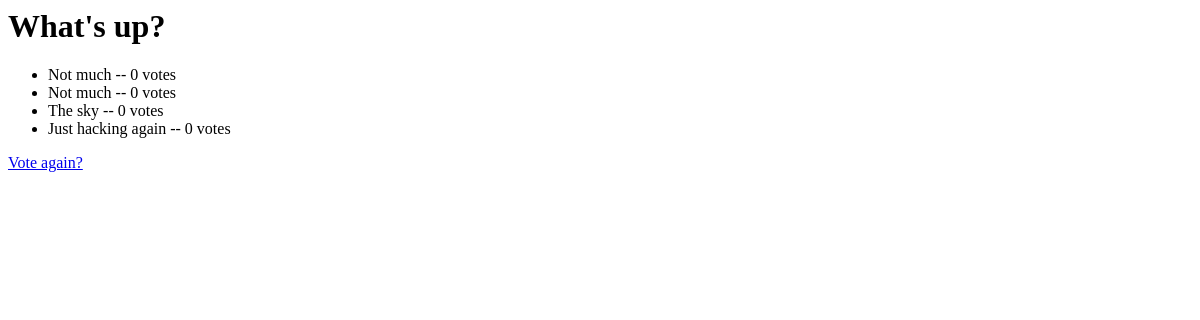
The app's page /polls/1/results/, older data.
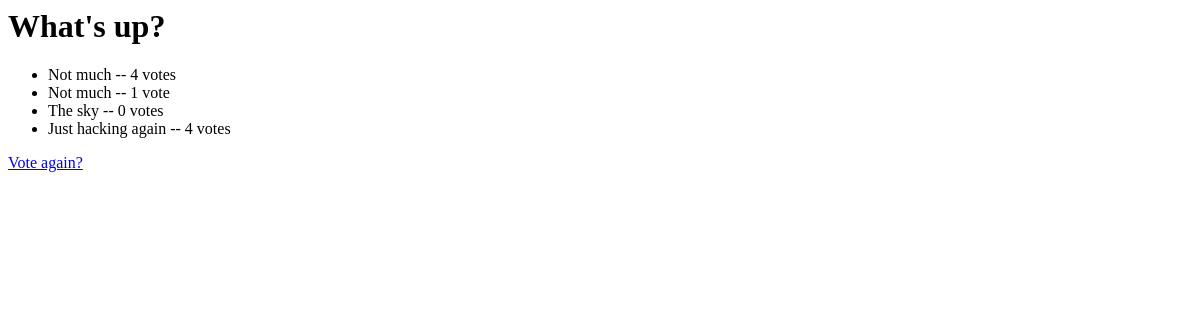
The same page, newer data.
### polls/models.py (models this page shows, shortened)
class Choice(models.Model):
    question = models.ForeignKey(Question, on_delete=models.CASCADE)
    choice_text = models.CharField(max_length=200)
    votes = models.IntegerField(default=0)

### polls/views.py (the view)
class ResultsView(generic.DetailView):
    model = Question
    template_name = 'polls/results.html'

### polls/templates/polls/results.html
<h1>{{ question.question_text }}</h1>
<ul>
{% for choice in question.choice_set.all %}
    <li>{{ choice.choice_text }} -- {{ choice.votes }} vote{{ choice.votes|pluralize }}</li>
{% endfor %}
</ul>
<a href="{% url 'polls:detail' question.id %}">Vote again?</a>

Row changes from the older to the newer data that the page shows:
changed Choice (number 1 of 4 on the later page): votes "0" → "4"
changed Choice (number 2 of 4 on the later page): votes "0" → "1"
changed Choice "Just hacking again": votes "0" → "4"
